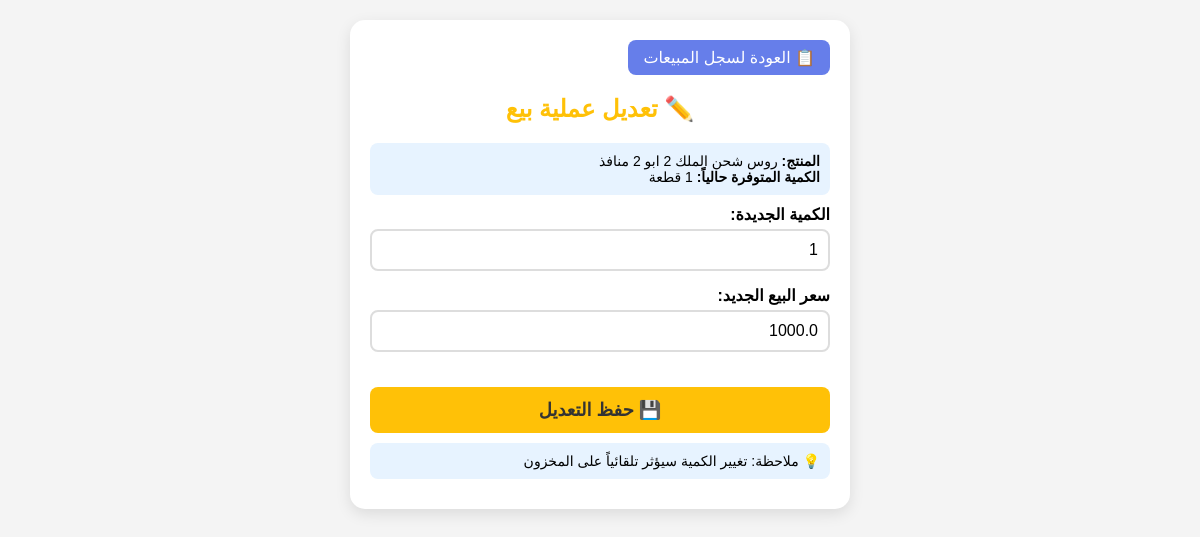
The app's page /edit_sale/3 (signed in) with its own data.
### tables this page shows
CREATE TABLE items (
                id INTEGER PRIMARY KEY AUTOINCREMENT,
                name TEXT NOT NULL,
                purchase_price REAL NOT NULL,
                min_selling_price REAL NOT NULL,
                max_selling_price REAL NOT NULL,
                avg_selling_price REAL NOT NULL,
                current_price REAL NOT NULL,
                quantity INTEGER NOT NULL
            );

CREATE TABLE invoices (
                id INTEGER PRIMARY KEY AUTOINCREMENT,
                date TEXT NOT NULL,
                item_id INTEGER,
                quantity_sold INTEGER,
                selling_price REAL,
                total REAL,
                FOREIGN KEY (item_id) REFERENCES items (id)
            );

### app.py (the view, shortened to what this page needs)
@app.route('/edit_sale/<int:sale_id>', methods=['GET', 'POST'])
def edit_sale(sale_id):
    if 'user' not in session:
        return redirect(url_for('login'))
    db = get_db()
    sale = db.execute('''
        SELECT invoices.*, items.name as item_name, items.current_price, items.quantity as available_qty
        FROM invoices
        LEFT JOIN items ON invoices.item_id = items.id
        WHERE invoices.id = ?
    ''', (sale_id,)).fetchone()
    return render_template('edit_sale.html', sale=sale)

### app.py (called while the page is built)
def get_db():
    conn = sqlite3.connect(DB_NAME)
    conn.row_factory = sqlite3.Row
    return conn

### templates/edit_sale.html (shortened to what this page needs)
<!DOCTYPE html>
<html dir="rtl">
<head>
</head>
<body>
    <div class="container">
        <a href="/sales_list" class="back-btn">📋 العودة لسجل المبيعات</a>
        <h2>✏️ تعديل عملية بيع</h2>
        <div class="info">
            <strong>المنتج:</strong> {{ sale.item_name }}<br>
            <strong>الكمية المتوفرة حالياً:</strong> {{ sale.available_qty }} قطعة
        </div>
        <form method="post">
            <div class="form-group">
                <label>الكمية الجديدة:</label>
                <input type="number" name="quantity" value="{{ sale.quantity_sold }}" required min="1">
            </div>
            <div class="form-group">
                <label>سعر البيع الجديد:</label>
                <input type="number" name="price" step="0.01" value="{{ sale.selling_price }}" required>
            </div>
            <button type="submit">💾 حفظ التعديل</button>
        </form>
        <div class="info">
            💡 ملاحظة: تغيير الكمية سيؤثر تلقائياً على المخزون
        </div>
    </div>
</body>
</html>

### templates/edit_sale.html (style rules this page uses)
* { margin: 0; padding: 0; box-sizing: border-box; }
body { font-family: 'Tahoma', Arial, sans-serif; background: #f4f4f4; padding: 20px; }
.container { max-width: 500px; margin: 0 auto; background: white; padding: 20px; border-radius: 15px; box-shadow: 0 5px 15px rgba(0,0,0,0.1); }
h2 { color: #ffc107; margin-bottom: 20px; text-align: center; }
.back-btn { display: inline-block; margin-bottom: 20px; padding: 8px 15px; background: #667eea; color: white; text-decoration: none; border-radius: 8px; }
.form-group { margin-bottom: 15px; }
label { display: block; margin-bottom: 5px; font-weight: bold; }
input { width: 100%; padding: 10px; border: 2px solid #ddd; border-radius: 8px; font-size: 16px; }
button { width: 100%; padding: 12px; background: #ffc107; color: #333; border: none; border-radius: 8px; font-size: 18px; cursor: pointer; margin-top: 20px; font-weight: bold; }
.info { background: #e7f3ff; padding: 10px; border-radius: 8px; margin: 10px 0; font-size: 14px; }

### records on screen
items: item_name "روس شحن الملك 2 ابو 2 منافذ"
invoices: quantity "1", price "1000.0"
